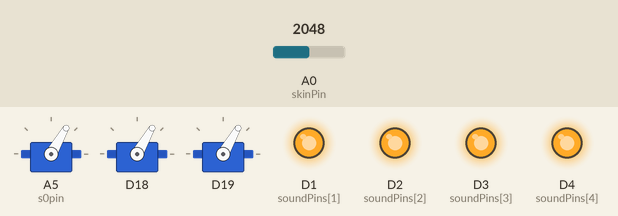
Bench run of a sketch on a simulated Particle Photon. Shown: 3 × servo, output pins drawn as LEDs (lit = HIGH). The test bench sets the inputs (shaded band); at power-on: A0 (skinPin) = 2048. Random numbers use the default seed unless the sketch sets one; pins used as bus, display or sensor lines are not drawn; what the sketch prints to the serial monitor is not drawn.

Above: at 1.2 s.
1.3 s: A0 (skinPin) set to 3273
3.5 s: A0 (skinPin) set to 3366
At 5.41 s:
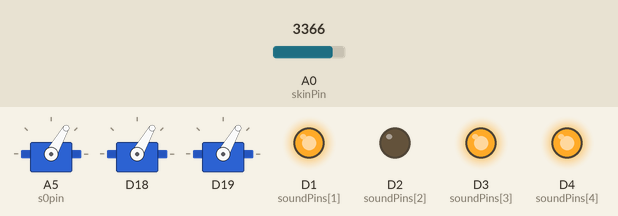
6.5 s: A0 (skinPin) set to 2866
At 7.76 s:
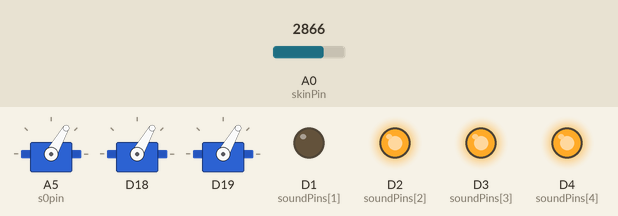
9.5 s: A0 (skinPin) set to 3603
12.5 s: A0 (skinPin) set to 2047
At 14.1 s:
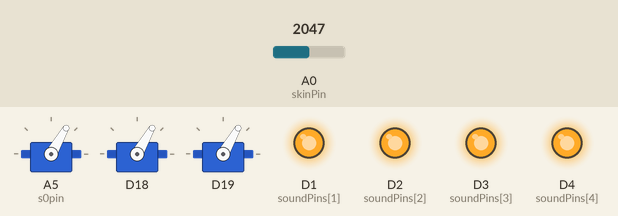
14.4 s: A0 (skinPin) set to 4095
At 26.6 s:
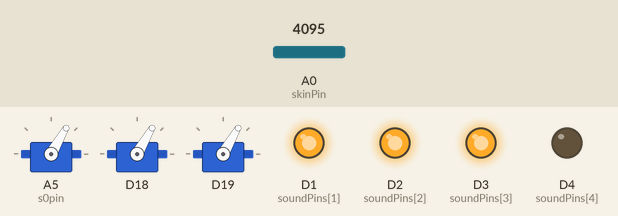
Timing chart, 0 to 27.5 s (numbered marks = the images above; inputs shaded):
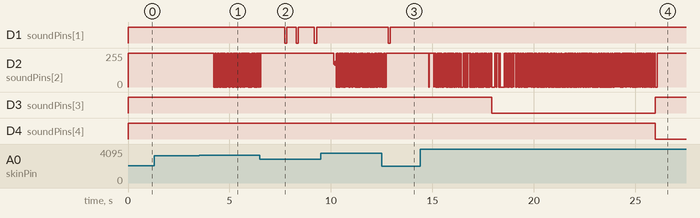

The sketch:

fur-worm.ino
```cpp
SYSTEM_MODE(SEMI_AUTOMATIC);

#include "math.h"
// switch to time as a determinant instead of pressure

// servo definitions
int s0pin=A5;
int s1pin=RX;
int s2pin=TX;

int powerPin=A3;
int skinPin=A0;
int sense;  // the feedback from skinPin
int senseAvg;

int soundPins[5]={D0,D1,D2,D3,D4};

Servo s0;   // head
Servo s1;   // mid
Servo s2;   // tail

// angle arrays show angle[0] as the current and angle[1] as the previous angle
int s0angle[2]={40,0};
int s1angle[2]={40,0};
int s2angle[2]={40,0};

int lastServo=0;

//random noise variables
int ampPerlin;  // amplitude
int servoPerlin;    // servo

int squeezed=500;   // if value is below this, you are squeezing it
int millisAtStateChange=0;

int state=0;
// 0: recover
// 1: undulate (resting)
// 2: squirming (with variable speedFactor and amplitude)
// 3: flailing (with variable speedFactor and amplitude)
// 4: death throes
// 5: sleep (dead)

int monitorInterval=250; // ms interval to take average and monitor for state change
int lastMonitor=0;

// time thresholds to move onto the next state-- you must be held for this long in order to move on. recover has none b/c it is a pre-set function. death throes will eventually kill the robot.
int stateThresholds[5]={
    300,
    300,
    3000,
    8000,
    20000
};

// servo position mins and maxes by state
int statePosRange[8]={
    80,
    100,
    0,
    180,
    40,
    140,
    0,
    180
};

// speedFactor mins and maxes by state
// being linear, state 7 (death throes) has no speed range
float stateSpeedRange[6]={
    2.0,
    1.5,
    1.5,
    1.2,
    1.2,
    0.5,
};

// bias by state:
// 0 1 and 2 are s0, s1, and s2
// 3: none
// 4: head and center
// 5: tail and center
int stateServoBias[5]={
    0,
    4,
    3,
    5,
    1
};
// increase this bias intensity with time

// sound probability (out of 10000 (10 seconds))
// if below, pin low. If above, pin high.
int soundProbability[5]={
    0,
    5000,
    8000,
    8000, // these don't count since they will be on always
    10000
};


// this should be the likelihood of motion, out of 10000 (10 seconds)
// this is before intensity calculation
int motionProbability[5]={
  10000,  // always
  50, // 5x/second
  6500,  // 50 times a second
  8000, // 100 times a second
  9500 // frequently
};

int servoAvailability[3]={1,1,1};

// servo availability timers
Timer setServo0Timeout(50,set0Available,true);
Timer setServo1Timeout(50,set1Available,true);
Timer setServo2Timeout(50,set2Available,true);
Timer setCry1Timeout(100,silence1,true);
Timer setCry2Timeout(100,silence2,true);

void set0Available() {
  servoAvailability[0]=1;
}
void set1Available() {
  servoAvailability[1]=1;
}
void set2Available() {
  servoAvailability[2]=1;
}

void silence1() {
  setCry(1,0);
}

void silence2() {
  setCry(2,0);
}

void setup() {
    // activate all servos
    pinMode(s0pin,OUTPUT);
    pinMode(s1pin,OUTPUT);
    pinMode(s2pin,OUTPUT);
    s0.attach(s0pin);
    s1.attach(s1pin);
    s2.attach(s2pin);

    // activate fsr or fabric
    pinMode(skinPin,INPUT_PULLDOWN);

    // power pin
    pinMode(powerPin,OUTPUT);
    digitalWrite(powerPin,HIGH);

    // speaking pins
    pinMode(soundPins[1],OUTPUT);
    pinMode(soundPins[2],OUTPUT);
    pinMode(soundPins[3],OUTPUT);
    pinMode(soundPins[4],OUTPUT);
    digitalWrite(soundPins[1],HIGH);
    digitalWrite(soundPins[2],HIGH);
    digitalWrite(soundPins[3],HIGH);
    digitalWrite(soundPins[4],HIGH);

    // call acceleration remotely
    Particle.function("a",accelerate);
    Particle.function("v",linear);

    // set up serial for debug
    Serial.begin(9600);

    // set to wakeup position
    startPos();

}

void loop() {

    sense = 3824-analogRead(skinPin);

    // Serial.println("Got sense: "+String(sense));

    int newState=checkForHeld(state);
    Serial.println("Sense: "+String(sense));
    // Serial.println("New State: " + String(newState));

    if (newState!=state) {
      // actual new state
      if (newState==0) {
        setCry(1,0);
        setCry(2,0);
        setCry(3,0);
        setCry(4,0);
        recover();
        state=1;
      }
      else if (newState==3) {
        digitalWrite(soundPins[3],LOW);
        state=newState;
      }
      else if (newState==4) {
        setCry(3,0);
        digitalWrite(soundPins[4],LOW);
        state=newState;
      }
      else if (newState==5) {
        setCry(4,0);
      }
      else {
        state=newState;
      }
    }
    else {  // regular state
        state=newState;
        takeAction(state);
    }

    // Serial.println("------");

    // thinky-looking delay
    delay(10);

}

void silenceCries() {
  setCry(0,0);
  setCry(1,0);
  setCry(2,0);
  setCry(3,0);
  setCry(4,0);
}

int checkForHeld(int s) {
    int t=millis();
    int r=-1;
    // set timer over stated checkInterval and check to see if the average is above the average needed
    if (t>lastMonitor+monitorInterval) {
        // time is up! evaluate the average
        if (senseAvg<squeezed) {
            Serial.println("                    squeezed");
            if (t>millisAtStateChange+stateThresholds[s]) {
                millisAtStateChange=millis();
                r=s+1; // progress to the next state
                Serial.println("                    progressing to "+String(r));
            }
            else {r=s;}
        }
        else {
            millisAtStateChange=millis();
            if (s>=2){
                Serial.println("                    recover");
                movement(0);
                r=1;
                } // recover
            else {r=1;}
        }
        lastMonitor=millis();
    }
    else {
        // add to average
        senseAvg=(sense+9*senseAvg)/10;  // bias this average
        r=s;
    }
    return r;
}

int takeAction(int s) {
  // use probabilities
  // grant greater likelihood to greater intensity
  int t=millis()-millisAtStateChange;
  float intensity=(float)t/(float)stateThresholds[s];
  int max=10001;
  if (s>1) {
    max=10001-intensity*5000;
  }
  if (random(0,max)<=motionProbability[s]) {
    movement(s);
  }
}

int movement(int s) {
    // do the movement attributed to the state
    // make the changes necessary based on how long it has been squeezed so far

    // get the passage of time
    int t=millis()-millisAtStateChange;
    float intensity=(float)t/(float)stateThresholds[s];
    // use intensity to skew to the extremes

    if (s==1) {
        undulate(intensity);
    }
    else if (s==2) {
        squirm(intensity);
    }
    else if (s==3) {
        twitch(intensity);
    }
    else if (s==4) {
        flail(intensity);
        // deathThroes();
    }
    else if (s==0) {
        recover();
        state=1;
    }
}

float adjustedSpeedFactor(int s) {
    int min=stateThresholds[s-1];
    int max=stateThresholds[s];
    float sfmin=stateSpeedRange[s-1];
    float sfmax=stateSpeedRange[s];
    float percent=((float)sense-(float)min)/((float)max-(float)min);
    float x=sfmin+(percent*(sfmax-sfmin));
    return x;
}

void startPos() {
    linear("s0,60");
    linear("s1,60");
    linear("s2,60");
}

int calibrateExtremes(int s, float intensity) {
    //get statePosRange for the max and min, and bias towards more frequent extremes depending on intensity
    int min=statePosRange[(s-1)*2];
    int max=statePosRange[(s-1)*2+1];

    int range=(max-min);
    int midRange[2]={min+range/4,max-range/4};
    int lowRange[2]={min,min+range/4};
    int highRange[2]={max-range/4,max};

    int amp;

    // get randoms
    // bias by intensity by getting a random between 0 and intensity*100.
    int r=random(0,120);
    if (r>(intensity*100)) {
        // do midrange, but decrease midrange the higher the intensity gets
        // will always preserve at least a 1/6 chance of midrange regardless
        amp=random(midRange[0],midRange[1]);
    }
    else {
        if (random(0,2)) {
            amp=random(lowRange[0],lowRange[1]);
        }
        else {
            amp=random(highRange[1],highRange[1]);
        }
    }
    return amp;
}

int calibrateSpeedFactor(int s, float intensity) {
    int min=stateSpeedRange[(s-1)*2];
    int max=stateSpeedRange[(s-1)*2+1];
    float sf = min+intensity*(max-min);
    return sf;
}

int calibrateBias(int s,float intensity) {
    int calibrateMax=15; // 10/calibrateMax represents the frequency of the random rate
    int r=random(0,3);  // default return is random
    int servos=stateServoBias[s];
    if (servos>2) {
        if (servos==4) {
            // bias 0 and 1 with incr frequency
            int f=intensity*10;
            if (random(0,calibrateMax)<f) {
                if (random(0,2)) {
                    r=0;
                }
                else {
                    r=1;
                }
            }
            else {
                r=2;
            }
        }
        else if (servos==5) {
            // bias 1 and 2 with incr frequency
            int f=intensity*10;
            if (random(0,calibrateMax)<f) {
                if (random(0,2)) {
                    r=1;
                }
                else {
                    r=2;
                }
            }
            else {
                r=0;
            }
        }
    }
    else {
        r=servos;
    }
    return r;
}

void recover() {
    // shake head
    accelerate("s0,90,1.4");
    accelerate("s2,90,1.5");
    accelerate("s1,90,1.5");
    millisAtStateChange=millis();
    lastMonitor=millis();
    silenceCries();
}

void setCry(int s, int onoff) {
  if (onoff==1) { // turning on
    if (random(0,10001)<=soundProbability[1]) {
        digitalWrite(soundPins[s],LOW);
    }
    else {
        digitalWrite(soundPins[s],HIGH);
    }
  }
  else {  // turning off
    digitalWrite(soundPins[s],HIGH);
  }
}

void undulate(float intensity) {
    // resting pattern
    // sometimes move your middle servo back and forth and then your head servo or tail servo back and forth
    // always back and forth
    // very very infrequent

    int servo=calibrateBias(1,intensity);
    float speedFactor=1.5;
    int angle;
    // random servo
    if (servo==0) {
      if (s0angle[0]==60) {angle=120;}
      else {angle=60;}
    }
    else if (servo==1) {
      if (s1angle[1]==60) {angle=120;}
      else {angle=60;}
    }
    else if (servo==2) {
      if (s2angle[2]==60) {angle=120;}
      else {angle=60;}
    }


      //also yell
      accelerate("s"+String(servo)+","+String(angle)+","+String(speedFactor));
      setCry(1,1);
      setCry1Timeout.start();
}


void squirm(float intensity) {

    int servo=calibrateBias(2,intensity);
    int speedFactor=calibrateSpeedFactor(2,intensity);
    int angle;
    // random servo
    if (servo==0) {
      if (s0angle[0]==20) {angle=160;}
      else {angle=20;}
    }
    else if (servo==1) {
      if (s1angle[1]==20) {angle=160;}
      else {angle=20;}
    }
    else if (servo==2) {
      if (s2angle[2]==20) {angle=160;}
      else {angle=20;}
    }
      setCry2Timeout.changePeriod(intensity*100);
      setCry(2,1);
        setCry2Timeout.start();
        accelerate("s"+String(servo)+","+String(angle)+","+String(speedFactor));
}

void twitch(float intensity) {
    // bias towards front twitches (servo 0 and 1, bias 4), sometimes don't squirm
    int servo=calibrateBias(2, intensity);

    // get amplitude
    int amplitude=calibrateExtremes(2,intensity);

    // also increase speedFactor by intensity
    int speedFactor=calibrateSpeedFactor(2,intensity);

    if (random(0,10001)<=soundProbability[2]) {
      setCry(2,1);
        setCry2Timeout.start();
    }
        accelerate("s"+String(servo)+","+String(amplitude)+","+String(speedFactor));
}

void flail(float intensity) {
    // bias towards front twitches (servo 0 and 1, bias 4), sometimes don't squirm
    int servo=calibrateBias(3, intensity);

    // get amplitude
    int amplitude=calibrateExtremes(3,intensity);
    // also increase speedFactor by intensity
    int speedFactor=calibrateSpeedFactor(3,intensity);

    // sometimes it shouldn't move. This is based off of the x/10 frequency.
        accelerate("s"+String(servo)+","+String(amplitude)+","+String(speedFactor));

}

void deathThroes() {
    // bias towards front twitches (servo 0 and 1, bias 4), sometimes don't squirm
    int servo=calibrateBias(4, 0.80);

    // calculate most extreme
    int randomServo=random(0,3);
    int extreme;
    if (randomServo==0) {
        extreme=abs(s0angle[0]-random(100,180));
    }
    else if (randomServo==1) {
        extreme=abs(s1angle[0]-random(100,180));
    }
    else if (randomServo==2) {
        extreme=abs(s2angle[0]-random(100,180));
    }

    // sometimes it shouldn't move. This is based off of the x/10 frequency.
        linear("s"+String(servo)+","+String(extreme));
}

int randomPerlin(int perlin, int min, int max, int variance){

    perlin += variance - 10*random(0,(max-min)/20+1);

    if(perlin < min){perlin = min;}
    else if (perlin > max){perlin = max;}

    return perlin;

}

void setAvailable(int x) {
  servoAvailability[x]=1;
}

int accelerate(String command) {

    Serial.println(command);

    char inputStr[64];
    command.toCharArray(inputStr,64);
    char *p = strtok(inputStr,",");
    String servo = p;
    p = strtok(NULL,",");
    int angle = atoi(p);
    p = strtok(NULL,",");
    float speedFactor = atof(p);

    /*p = strtok(NULL,",");
    int delay=atoi(p);*/

    // build in delay here?

    if (servo=="s0") {
      if (servoAvailability[0]==1) {
        servoAvailability[0]=0;
        setServo0Timeout.changePeriod(speedFactor*10*(angle-s0angle[0]));
        setServo0Timeout.start();
        accelWrite(s0,angle,s0angle[0],speedFactor);
        s0angle[1]=s0angle[0];
        s0angle[0]=angle;
        lastServo=0;
        return angle;
      }
      else {return -1;}
    }

    else if (servo=="s1") {
      if (servoAvailability[1]==1) {
        servoAvailability[1]=0;
        setServo1Timeout.changePeriod(speedFactor*10*(angle-s1angle[0]));
        setServo1Timeout.start();
        accelWrite(s1,angle,s1angle[0],speedFactor);
        s1angle[1]=s1angle[0];
        s1angle[0]=angle;
        lastServo=1;
        return angle;
      }
      else {return -1;}
    }

    else if (servo=="s2") {
      if (servoAvailability[2]==1) {
        servoAvailability[2]=0;
        setServo2Timeout.changePeriod(speedFactor*10*(angle-s2angle[0]));
        setServo2Timeout.start();
        accelWrite(s2,angle,s2angle[0],speedFactor);
        s2angle[1]=s2angle[0];
        s2angle[0]=angle;
        lastServo=2;
        return angle;
      }
      else {return -1;}
    }

    else {
        return -1;
    }

}

int linear(String command) {
    char inputStr[64];
    command.toCharArray(inputStr,64);
    char *p = strtok(inputStr,",");
    String servo = p;
    p = strtok(NULL,",");
    int angle = atoi(p);
    if (servo=="s0") {
      if (servoAvailability[0]==1) {
        servoAvailability[0]=0;
        setServo0Timeout.changePeriod((angle-s0angle[0]));
        setServo0Timeout.start();
        s0.write(angle);
        s0angle[1]=s0angle[0];
        s0angle[0]=angle;
        lastServo=0;
        return angle;
      }
      else {return -1;}
    }

    else if (servo=="s1") {
      if (servoAvailability[1]==1) {
        servoAvailability[1]=0;
        setServo1Timeout.changePeriod((angle-s1angle[0]));
        setServo1Timeout.start();
        s1.write(angle);
        s1angle[1]=s1angle[0];
        s1angle[0]=angle;
        lastServo=1;
        return angle;
      }
      else {return -1;}
    }

    else if (servo=="s2") {
      if (servoAvailability[2]==1) {
        servoAvailability[2]=0;
        setServo2Timeout.changePeriod((angle-s2angle[0]));
        setServo2Timeout.start();
        s2.write(angle);
        s2angle[1]=s2angle[0];
        s2angle[0]=angle;
        lastServo=2;
        return angle;
      }
      else {return -1;}
    }

    else {
        return -1;
    }
}

void accelWrite(Servo servo, int angle, int lastAngle, float speedFactor) {
    // always accelerate into movement. Never be binary. Be alive.
    if (angle>lastAngle) {
        for (int i=lastAngle; i<angle; i++) {
          servo.write(i);
          delay(sqrt(speedFactor*i));
        }
    }
    else if (angle<lastAngle) {
        for (int i=lastAngle; i>angle; i--) {
          servo.write(i);
          delay(sqrt(speedFactor*(lastAngle-i)));
        }
    }
}
```

Measured:
- the behaviour switches between 3324 and 3325 on A0 (skinPin) (found by bisection; images 0 and 1)
- after the input at 6.5 s, D1 (soundPins[1]): goes LOW 0.10 s, HIGH 0.48 s, LOW 0.10 s, HIGH 0.80 s, LOW 0.10 s, then HIGH, starting after 1.2 s
- after the input at 12.5 s, D1 (soundPins[1]): HIGH → LOW after 0.32 s, → HIGH 0.10 s later
- after the input at 14.4 s, D3 (soundPins[3]): HIGH → LOW after 3.5 s, → HIGH 8.1 s later; D4 (soundPins[4]): HIGH → LOW after 11.6 s
